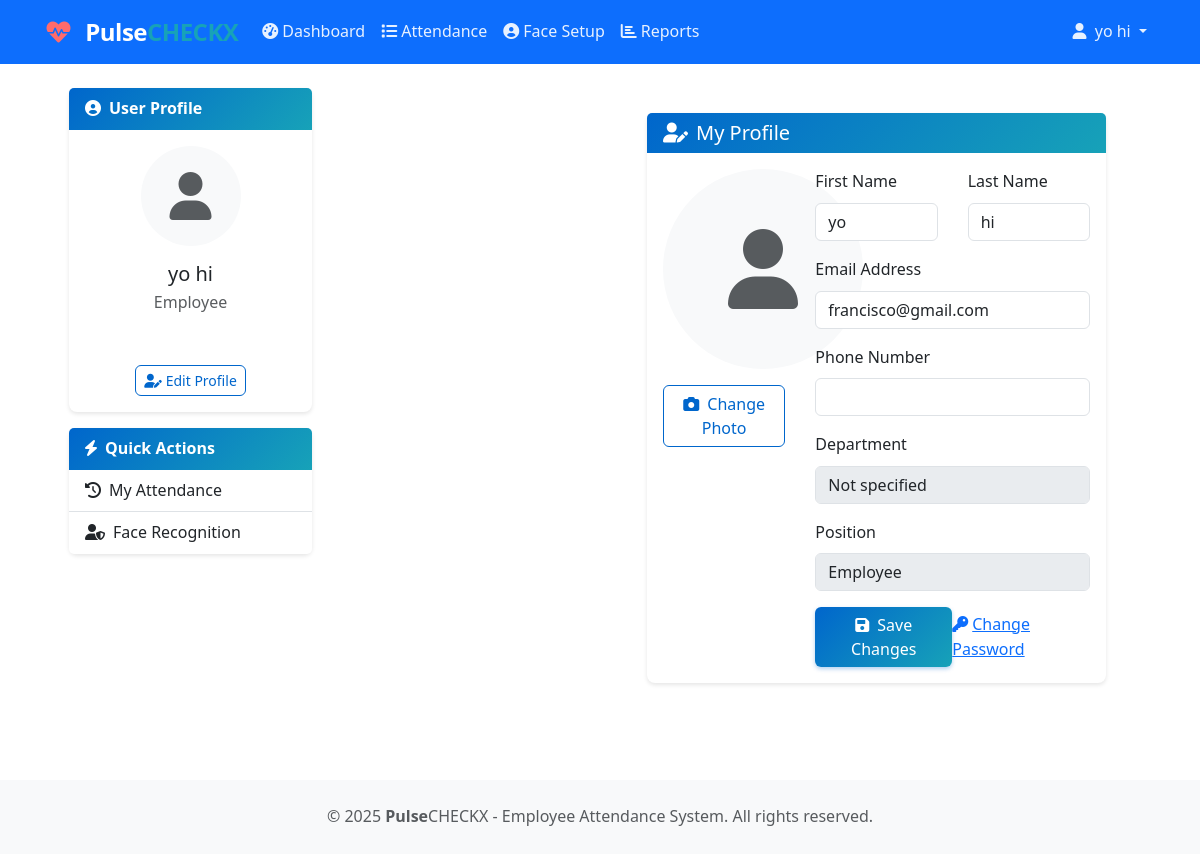
The page /profile/ (signed in) on the database its author committed.
### users/models.py (models this page shows, shortened)
class User(AbstractUser):
    ROLE_CHOICES = [
        ('employee', 'Employee'),
        ('hr', 'HR/Admin'),
        ('manager', 'Team Manager'),
    ]
    email = models.EmailField(unique=True)
    role = models.CharField(max_length=20, choices=ROLE_CHOICES, default='employee')
    employee_id = models.CharField(
        max_length=10,
        unique=True,
        validators=[RegexValidator(r'^[A-Z0-9]+$', 'Employee ID must contain only uppercase letters and numbers.')],
        help_text="Unique employee identifier (e.g., EMP001)"
    )
    phone_number = models.CharField(
        max_length=15,
        validators=[RegexValidator(r'^\+?1?\d{9,15}$', 'Enter a valid phone number.')],
        blank=True
    )
    department = models.CharField(max_length=100, blank=True)
    position = models.CharField(max_length=100, blank=True)
    hire_date = models.DateField(null=True, blank=True)
    is_active = models.BooleanField(default=True)
    profile_picture = models.ImageField(upload_to='profiles/', null=True, blank=True)
    face_encoding = models.TextField(blank=True, help_text="Face recognition encoding data")
    manager = models.ForeignKey('self', on_delete=models.SET_NULL, null=True, blank=True, related_name='subordinates')
    created_at = models.DateTimeField(auto_now_add=True)
    updated_at = models.DateTimeField(auto_now=True)
    USERNAME_FIELD = 'email'
    REQUIRED_FIELDS = ['username', 'employee_id']
    class Meta:
        db_table = 'users'
        verbose_name = 'User'
        verbose_name_plural = 'Users'
    def get_full_name(self):
        return f"{self.first_name} {self.last_name}".strip() or self.username

### attendance/web_views.py (the view, shortened to what this page needs)
# urls.py: path('profile/', web_views.ProfileView.as_view(), name='profile'),
class ProfileView(LoginRequiredMixin, UpdateView):
    model = User
    fields = ['first_name', 'last_name', 'email', 'phone_number', 'profile_picture']
    template_name = 'dashboard/profile.html'
    success_url = reverse_lazy('attendance_web:profile')
    def get_object(self):
        return self.request.user

### templates/dashboard/profile.html (shortened to what this page needs)
{% extends 'dashboard/base_dashboard.html' %}
{% load static %}
{% block dashboard_content %}
<div class="card mb-4">
    <div class="card-header bg-primary text-white">
        <h5 class="mb-0"><i class="fas fa-user-edit me-2"></i>My Profile</h5>
    </div>
    <div class="card-body">
        <div class="row">
            <div class="col-md-4 text-center">
                <div class="mb-3">
                    {% if user.profile_picture %}
                        <img src="{{ user.profile_picture.url }}" class="rounded-circle img-thumbnail" width="200" height="200" alt="Profile Picture">
                    {% else %}
                        <div class="bg-light rounded-circle d-flex align-items-center justify-content-center mx-auto" style="width: 200px; height: 200px;">
                            <i class="fas fa-user text-muted" style="font-size: 5rem;"></i>
                        </div>
                    {% endif %}
                </div>
                <div class="d-grid gap-2">
                    <button type="button" class="btn btn-outline-primary" data-bs-toggle="modal" data-bs-target="#changePhotoModal">
                        <i class="fas fa-camera me-2"></i>Change Photo
                    </button>
                </div>
            </div>
            <div class="col-md-8">
                <form method="post" enctype="multipart/form-data">
                    <div class="row mb-3">
                        <div class="col-md-6">
                            <label for="id_first_name" class="form-label">First Name</label>
                            <input type="text" class="form-control" id="id_first_name" name="first_name"
                                   value="{{ form.first_name.value|default:'' }}" required>
                        </div>
                        <div class="col-md-6">
                            <label for="id_last_name" class="form-label">Last Name</label>
                            <input type="text" class="form-control" id="id_last_name" name="last_name"
                                   value="{{ form.last_name.value|default:'' }}" required>
                        </div>
                    </div>
                    <div class="mb-3">
                        <label for="id_email" class="form-label">Email Address</label>
                        <input type="email" class="form-control" id="id_email" name="email"
                               value="{{ form.email.value|default:'' }}" required>
                    </div>
                    <div class="mb-3">
                        <label for="id_phone" class="form-label">Phone Number</label>
                        <input type="tel" class="form-control" id="id_phone" name="phone"
                               value="{{ form.phone.value|default:'' }}">
                    </div>
                    <div class="mb-3">
                        <label for="id_department" class="form-label">Department</label>
                        <input type="text" class="form-control" id="id_department"
                               value="{{ user.department|default:'Not specified' }}" disabled>
                    </div>
                    <div class="mb-3">
                        <label for="id_position" class="form-label">Position</label>
                        <input type="text" class="form-control" id="id_position"
                               value="{{ user.get_role_display }}" disabled>
                    </div>
                    <div class="d-flex justify-content-between align-items-center">
                        <button type="submit" class="btn btn-primary">
                            <i class="fas fa-save me-2"></i>Save Changes
                        </button>
                        <a href="{% url 'attendance_web:change_password' %}" class="text-primary">
                            <i class="fas fa-key me-1"></i>Change Password
                        </a>
                    </div>
                </form>
            </div>
        </div>
    </div>
</div>
{% endblock %}

### templates/dashboard/base_dashboard.html (shortened to what this page needs)
{% extends 'base.html' %}
{% block content %}
<div class="container-fluid mt-4">
    <div class="row">
        <div class="col-md-3 mb-4">
            <div class="collapse d-md-block" id="dashboardSidebar">
            <div class="card">
                <div class="card-header bg-primary text-white">
                    <i class="fas fa-user-circle me-2"></i>User Profile
                </div>
                <div class="card-body text-center">
                    {% if user.profile_picture %}
                        <img src="{{ user.profile_picture.url }}" class="rounded-circle mb-3" width="100" height="100" alt="Profile">
                    {% else %}
                        <div class="bg-light rounded-circle d-flex align-items-center justify-content-center mb-3" style="width: 100px; height: 100px; margin: 0 auto;">
                            <i class="fas fa-user text-muted" style="font-size: 3rem;"></i>
                        </div>
                    {% endif %}
                    <h5 class="mb-1">{{ user.get_full_name|default:user.username }}</h5>
                    <p class="text-muted mb-2">{{ user.get_role_display }}</p>
                    <span class="badge bg-info">{{ user.department|default:"No Department" }}</span>
                    <div class="mt-3">
                        <a href="{% url 'attendance_web:profile' %}" class="btn btn-outline-primary btn-sm">
                            <i class="fas fa-user-edit me-1"></i>Edit Profile
                        </a>
                    </div>
                </div>
            </div>
            <div class="card mt-3">
                <div class="card-header bg-primary text-white">
                    <i class="fas fa-bolt me-2"></i>Quick Actions
                </div>
                <div class="list-group list-group-flush">
                    <a href="{% url 'attendance_web:attendance_list' %}" class="list-group-item list-group-item-action">
                        <i class="fas fa-history me-2"></i>My Attendance
                    </a>
                    <a href="{% url 'attendance_web:face_setup' %}" class="list-group-item list-group-item-action">
                        <i class="fas fa-user-shield me-2"></i>Face Recognition
                    </a>
                </div>
            </div>
            </div>
        </div>
        <div class="col-md-9">
            <div class="main-content">
            {% block dashboard_content %}{% endblock %}
            </div>
        </div>
    </div>
</div>
{% endblock %}

### templates/base.html (shortened to what this page needs)
<!DOCTYPE html>
<html lang="en">
<head>
    <link href="https://cdn.jsdelivr.net/npm/bootstrap@5.3.0/dist/css/bootstrap.min.css" rel="stylesheet">
    <link href="https://cdnjs.cloudflare.com/ajax/libs/font-awesome/6.0.0/css/all.min.css" rel="stylesheet">
    {% load static %}
    <link href="{% static 'css/responsive.css' %}" rel="stylesheet">
    <link href="{% static 'css/pulsecheck-branding.css' %}" rel="stylesheet">
</head>
<body>
    <nav class="navbar navbar-expand-lg navbar-dark bg-primary sticky-top">
        <div class="container-fluid">
            <a class="navbar-brand" href="{% url 'attendance_web:dashboard' %}">
                <i class="fas fa-heartbeat me-2"></i>
                <span class="d-none d-sm-inline"><strong>Pulse</strong><span class="text-info">CHECKX</span></span>
            </a>
            {% if user.is_authenticated %}
            <div class="collapse navbar-collapse" id="navbarNav">
                <ul class="navbar-nav me-auto">
                    <li class="nav-item">
                        <a class="nav-link" href="{% url 'attendance_web:dashboard' %}">
                            <i class="fas fa-tachometer-alt me-1"></i>Dashboard
                        </a>
                    </li>
                    <li class="nav-item">
                        <a class="nav-link" href="{% url 'attendance_web:attendance_list' %}">
                            <i class="fas fa-list me-1"></i>Attendance
                        </a>
                    </li>
                    <li class="nav-item">
                        <a class="nav-link" href="{% url 'attendance_web:face_setup' %}">
                            <i class="fas fa-user-circle me-1"></i>Face Setup
                        </a>
                    </li>
                    <li class="nav-item">
                        <a class="nav-link" href="{% url 'attendance_web:reports' %}">
                            <i class="fas fa-chart-bar me-1"></i>Reports
                        </a>
                    </li>
                </ul>
                <ul class="navbar-nav">
                    <li class="nav-item dropdown">
                        <a class="nav-link dropdown-toggle" href="#" id="navbarDropdown" role="button" data-bs-toggle="dropdown" aria-expanded="false">
                            <i class="fas fa-user me-1"></i>
                            <span class="d-none d-lg-inline">{{ user.get_full_name|default:user.username }}</span>
                        </a>
                    </li>
                </ul>
            </div>
            {% endif %}
        </div>
    </nav>
    <main class="container-fluid px-3 px-md-4 mt-4">
        {% block content %}{% endblock %}
    </main>
    <footer class="bg-light mt-5 py-4">
        <div class="container text-center">
            <p class="text-muted mb-0">
                &copy; 2025 <strong>Pulse</strong><span class="text-info">CHECKX</span> - Employee Attendance System. All rights reserved.
            </p>
        </div>
    </footer>
</body>
</html>

### static/css/responsive.css (style rules this page uses)
* { box-sizing: border-box; }
html { font-size: 16px; }
body { font-family: 'Segoe UI', Tahoma, Geneva, Verdana, sans-serif; line-height: 1.6; overflow-x: hidden; }
.container-fluid { padding-left: 15px; padding-right: 15px; }
.row { margin-left: -15px; margin-right: -15px; }
.col, .col-1, .col-2, .col-3, .col-4, .col-5, .col-6, .col-7, .col-8, .col-9, .col-10, .col-11, .col-12, .col-sm, .col-sm-1, .col-sm-2, .col-sm-3, .col-sm-4, .col-sm-5, .col-sm-6, .col-sm-7, .col-sm-8, .col-sm-9, .col-sm-10, .col-sm-11, .col-sm-12, .col-md, .col-md-1, .col-md-2, .col-md-3, .col-md-4, .col-md-5, .col-md-6, .col-md-7, .col-md-8, .col-md-9, .col-md-10, .col-md-11, .col-md-12, .col-lg, .col-lg-1, .col-lg-2, .col-lg-3, .col-lg-4, .col-lg-5, .col-lg-6, .col-lg-7, .col-lg-8, .col-lg-9, .col-lg-10, .col-lg-11, .col-lg-12, .col-xl, .col-xl-1, .col-xl-2, .col-xl-3, .col-xl-4, .col-xl-5, .col-xl-6, .col-xl-7, .col-xl-8, .col-xl-9, .col-xl-10, .col-xl-11, .col-xl-12, .col-xxl, .col-xxl-1, .col-xxl-2, .col-xxl-3, .col-xxl-4, .col-xxl-5, .col-xxl-6, .col-xxl-7, .col-xxl-8, .col-xxl-9, .col-xxl-10, .col-xxl-11, .col-xxl-12 { padding-left: 15px; padding-right: 15px; }
@media (min-width: 1200px) and (max-width: 1399px) { html { font-size: 16px; } }
@media (min-width: 1200px) and (max-width: 1399px) { .container-fluid { max-width: 1140px; } }
@media (min-width: 1200px) and (max-width: 1399px) { .main-content { margin-left: 280px; padding: 25px; } }
.card { border: 1px solid rgba(0, 0, 0, 0.125); border-radius: 8px; box-shadow: 0 2px 4px rgba(0, 0, 0, 0.1); transition: transform 0.2s ease, box-shadow 0.2s ease; }
.form-control, .form-select { border-radius: 6px; transition: border-color 0.15s ease-in-out, box-shadow 0.15s ease-in-out; }
.btn { border-radius: 6px; font-weight: 500; transition: all 0.15s ease-in-out; position: relative; overflow: hidden; }
.btn:before { content: ''; position: absolute; top: 50%; left: 50%; width: 0; height: 0; border-radius: 50%; background: rgba(255, 255, 255, 0.3); transform: translate(-50%, -50%); transition: width 0.3s, height 0.3s; }

### static/css/pulsecheck-branding.css (style rules this page uses)
:root { --pulsecheckx-primary: #0066cc; --pulsecheckx-secondary: #17a2b8; --pulsecheckx-dark: #2c3e50; --pulsecheckx-light: #f8f9fa; --pulsecheckx-pulse: #007bff; --pulsecheckx-gradient: linear-gradient(135deg, #0066cc 0%, #17a2b8 100%); }
.navbar-brand { font-size: 1.5rem; font-weight: 600; letter-spacing: -0.5px; }
.navbar-brand strong { color: #ffffff !important; }
.navbar-brand .text-info { color: #17a2b8 !important; font-weight: 600; }
.navbar-brand .fa-heartbeat { animation: pulse-beat 2s infinite; color: #ff6b6b; }
.btn-primary { background: var(--pulsecheckx-gradient); border: none; box-shadow: 0 2px 4px rgba(0, 102, 204, 0.3); }
.btn-outline-primary { border-color: var(--pulsecheckx-primary); color: var(--pulsecheckx-primary); }
.navbar-dark .navbar-nav .nav-link { color: rgba(255, 255, 255, 0.9); transition: color 0.3s ease; }
.card { border: none; box-shadow: 0 2px 4px rgba(0, 0, 0, 0.1); transition: box-shadow 0.3s ease; }
.card-header { background: var(--pulsecheckx-gradient); color: white; border-bottom: none; font-weight: 600; }
.badge.bg-info { background-color: var(--pulsecheck-secondary) !important; }
footer { background: var(--pulsecheck-light) !important; border-top: 3px solid var(--pulsecheck-primary); }
footer strong { color: var(--pulsecheck-dark); }
footer .text-info { color: var(--pulsecheck-secondary) !important; }

### templates/base.html (style rules this page uses)
.navbar-brand { font-weight: bold; }

### rows shown on the page
User: get_full_name "yo hi", role "Employee", first_name "yo", last_name "hi", email "francisco@gmail.com", department "Not specified"
